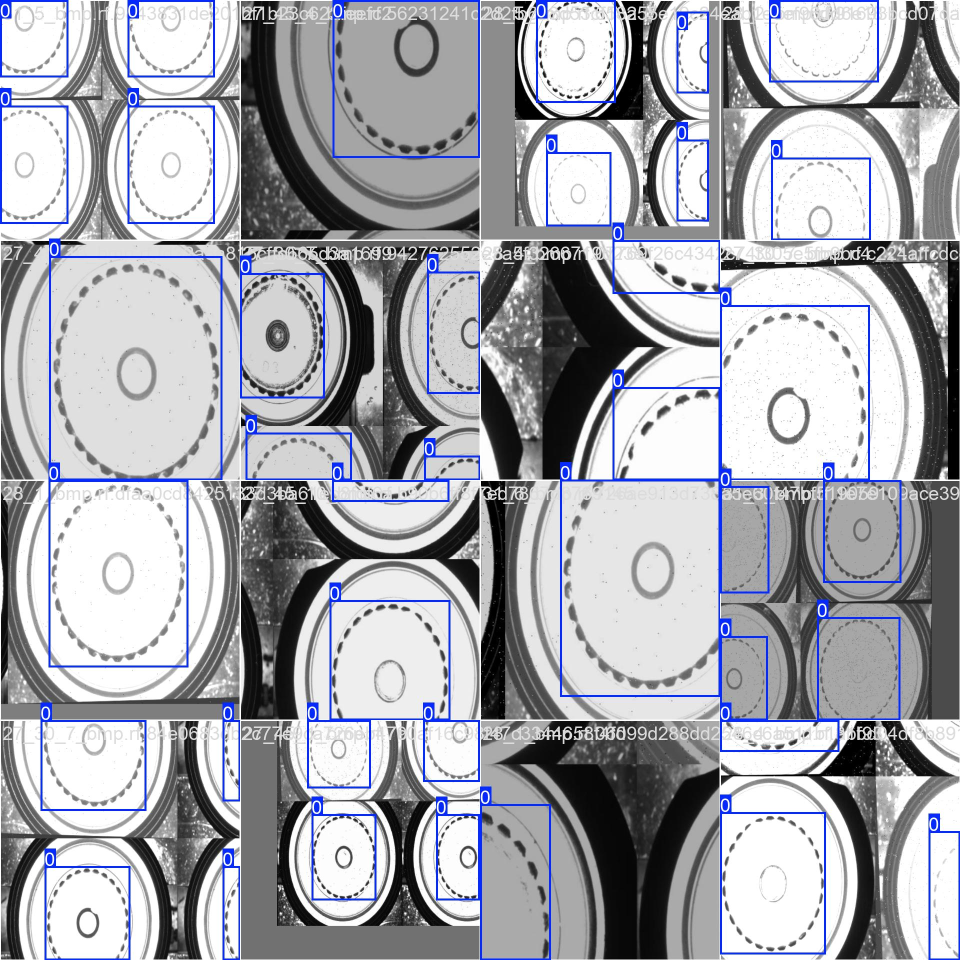
#> input picture dl_cluster/src/train_yolo8n_sizeup_boundingbox/train_batch0.jpg, 1920 x 1920 px (shown at 1/2 size); its folder holds only this picture in this run
$ python -i 8_clahe_hsv2.py   (imports and definitions only)
#> lines starting #> are read from the running program, lines starting #| are printed output that depends on the picture; after the words box and inside, x2 and y2 are one past the last pixel; in counts of white or black regions, pixels touching at a corner belong together
#> further down, picture is the input picture: shape (1920, 1920, 3); mean B, G, R 175.7, 168.9, 167.6
import cv2
import numpy as np
import os

# ==========================================
# 1. 설정 변수 (이 값을 조절해서 겉 테두리를 날리세요!)
# ==========================================
input_root_folder = r'C:\Users\박준형\Desktop\python-workspace\dl_cluster\data'
output_root_folder = r'C:\Users\박준형\Desktop\python-workspace\dl_cluster\ 8_clahe_hsv2'

# [핵심 1] 톱니바퀴 산 검출을 위한 검색 범위 (반지름 픽셀)
# 이 값보다 바깥쪽(겉 테두리 포함)은 아예 무시합니다.
# 이미지를 1300x1300으로 크롭하므로, 반지름은 최대 650입니다.
# 겉 테두리가 보통 550~600 부근에 있다면, 이를 500~520 정도로 제한하세요.
OUTER_LIMIT_RADIUS = 540

# 이 값보다 안쪽(센터홀)은 무시합니다.
INNER_LIMIT_RADIUS = 350

# 톱니(산)로 인정할 최소 간격
MIN_PEAK_DISTANCE = 15

# 크롭 크기
CROP_SIZE = 1500

# ==========================================
# 2. 유틸리티 함수
# ==========================================
# [18 lines left out: functions imread_korean, imwrite_korean, not called in this run]

# ==========================================
# 3. 중심 잡기 및 크롭 (V10 로직 재사용 - 가장 안정적)
# ==========================================
def get_centered_crop(img):
    h, w = img.shape[:2]
    gray = cv2.cvtColor(img, cv2.COLOR_BGR2GRAY)

    # 거리 변환으로 중심 찾기
    blurred = cv2.GaussianBlur(gray, (15, 15), 0)
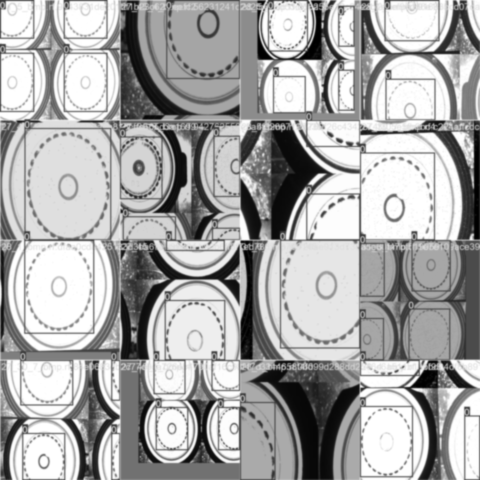
#> blurred: shape (1920, 1920) (shown at 1/4 size); min 0, max 255, mean 169.3
    _, thresh = cv2.threshold(blurred, 0, 255, cv2.THRESH_BINARY + cv2.THRESH_OTSU)
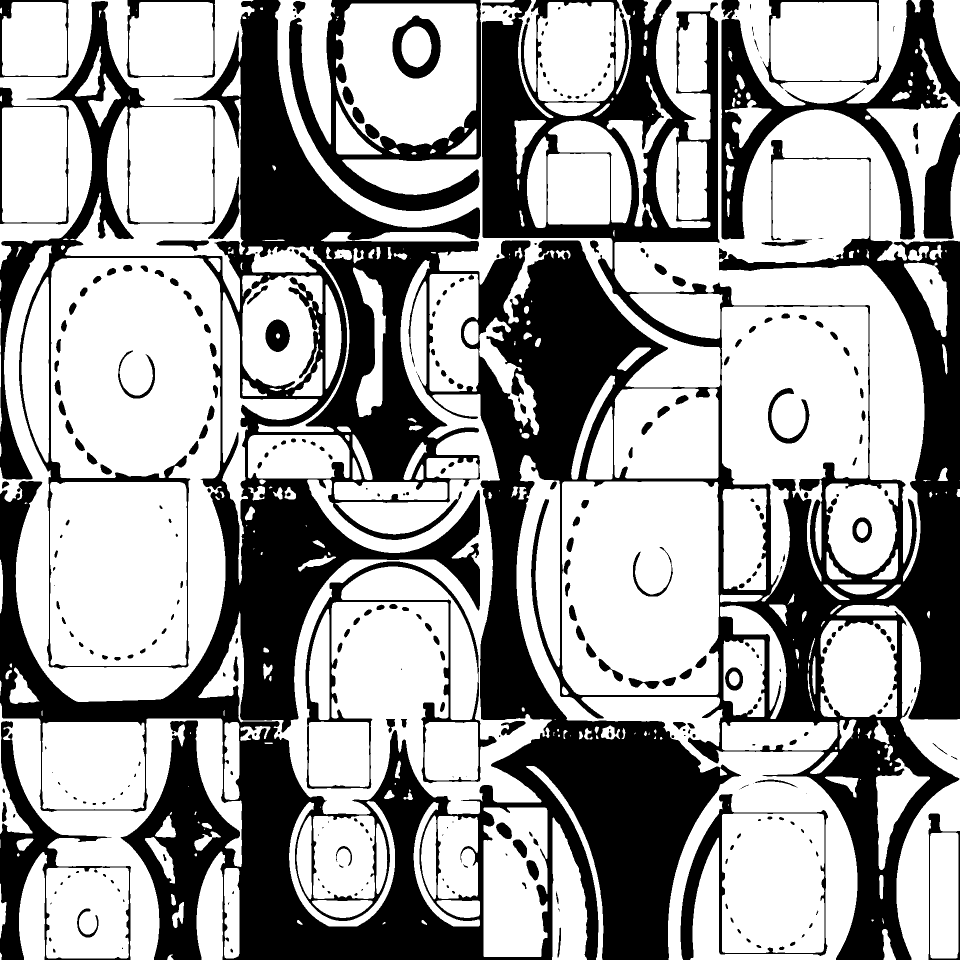
#> thresh: shape (1920, 1920) (shown at 1/2 size); 62.9% white; 350 black regions (60 under 20 px)

    # 배경이 흰색이면 반전
    if thresh[0, 0] == 255: thresh = cv2.bitwise_not(thresh)

    contours, _ = cv2.findContours(thresh, cv2.RETR_EXTERNAL, cv2.CHAIN_APPROX_SIMPLE)
#> contours = 330 contours, 93 with area under 20; largest, box (x1, y1, x2, y2) and area: (396, 520, 1104, 1629) 233628, (0, 491, 451, 1404) 217408, (1229, 0, 1920, 1163) 194792, (1124, 963, 1438, 1390) 131627, (1443, 613, 1737, 1203) 109013
    if not contours: return None

    best_cnt = max(contours, key=cv2.contourArea)
#> best_cnt = contour of 2593 points, box (x1, y1, x2, y2) (396, 520, 1104, 1629), area 233628
    mask = np.zeros_like(gray)
    cv2.drawContours(mask, [best_cnt], -1, 255, -1)
#> mask: shape (1920, 1920); 6.4% white; 1 white region, box (x1, y1, x2, y2) and area: (396, 520, 1104, 1629) 237182
    dist_transform = cv2.distanceTransform(mask, cv2.DIST_L2, 5)
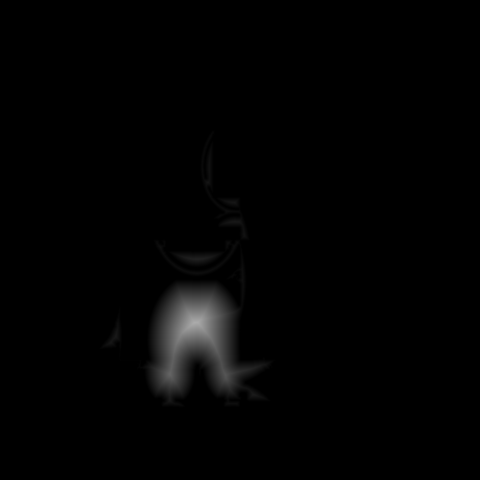
#> dist_transform: shape (1920, 1920) float32 (shown at 1/4 size); min 0, max 171.4, mean 2.7
    _, _, _, max_loc = cv2.minMaxLoc(dist_transform)
#> max_loc = (777, 1291)
    cx, cy = max_loc
#> cx = 777; cy = 1291

    # 패딩 및 크롭
    half = CROP_SIZE // 2
    x1, y1 = cx - half, cy - half
#> x1 = 27; y1 = 541
    x2, y2 = cx + half, cy + half
#> x2 = 1527; y2 = 2041

    # 패딩 추가
    pad_l = abs(x1) if x1 < 0 else 0
#> pad_l = 0
    pad_t = abs(y1) if y1 < 0 else 0
#> pad_t = 0
    pad_r = (x2 - w) if x2 > w else 0
#> pad_r = 0
    pad_b = (y2 - h) if y2 > h else 0
#> pad_b = 121

    if any([pad_l, pad_t, pad_r, pad_b]):
        img = cv2.copyMakeBorder(img, pad_t, pad_b, pad_l, pad_r, cv2.BORDER_CONSTANT, value=(255, 255, 255))
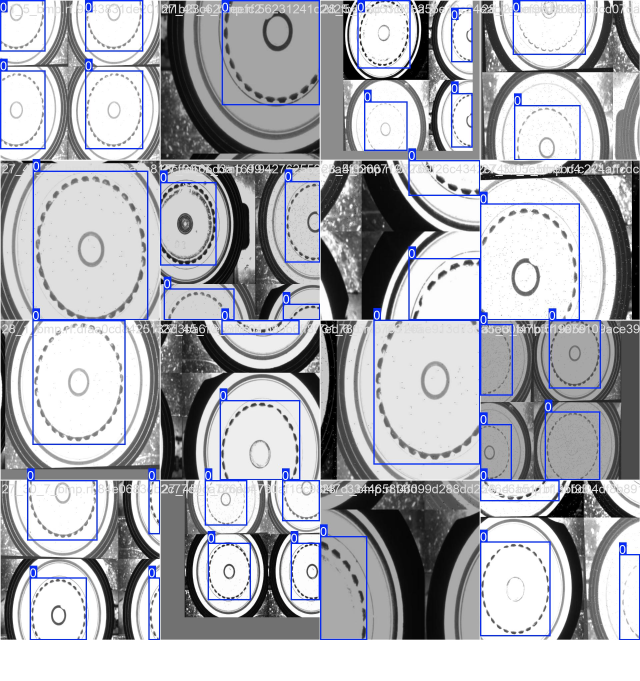
#> img: shape (2041, 1920, 3) (shown at 1/3 size); mean B, G, R 180.4, 174, 172.8
        x1, y1 = x1 + pad_l, y1 + pad_t
        x2, y2 = x2 + pad_l, y2 + pad_t

    return img[y1:y2, x1:x2]
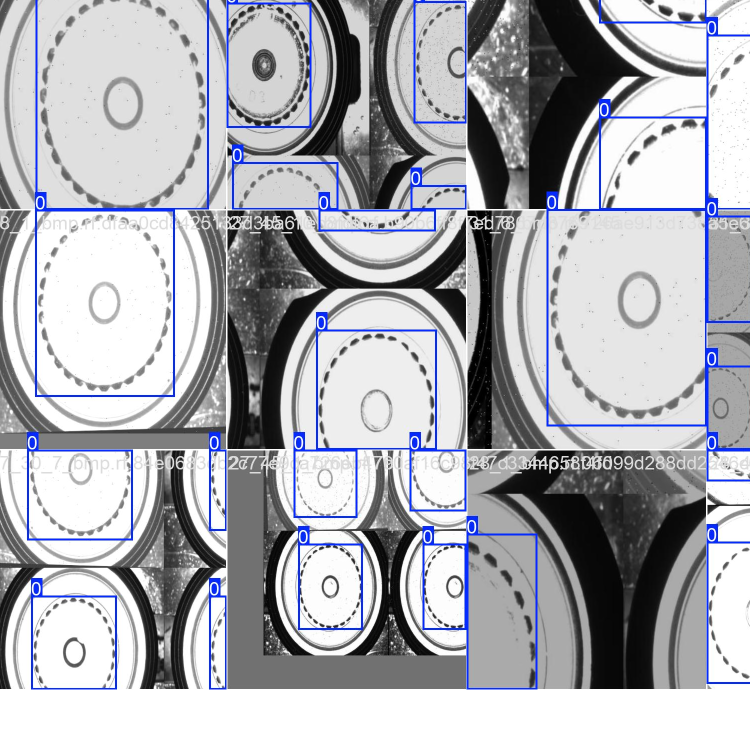
#> returned value: shape (1500, 1500, 3) (shown at 1/2 size); mean of channels 0, 1, 2 180.9, 174.7, 173.5; drawn as B, G, R

# ==========================================
# 4. [핵심 로직] 도넛 영역 마스킹 & 톱니 산 추출
# ==========================================
# [112 lines left out: functions extract_inner_spline_peaks, run_process, not called in this run]

# [2 lines not run here, left out]

>>> import cv2
>>> picture = cv2.imread('train_yolo8n_sizeup_boundingbox/train_batch0.jpg')
>>> result = get_centered_crop(picture)

$ run again, on dl_cluster/src/train_yolo8n_sizeup_boundingbox/train_batch1.jpg
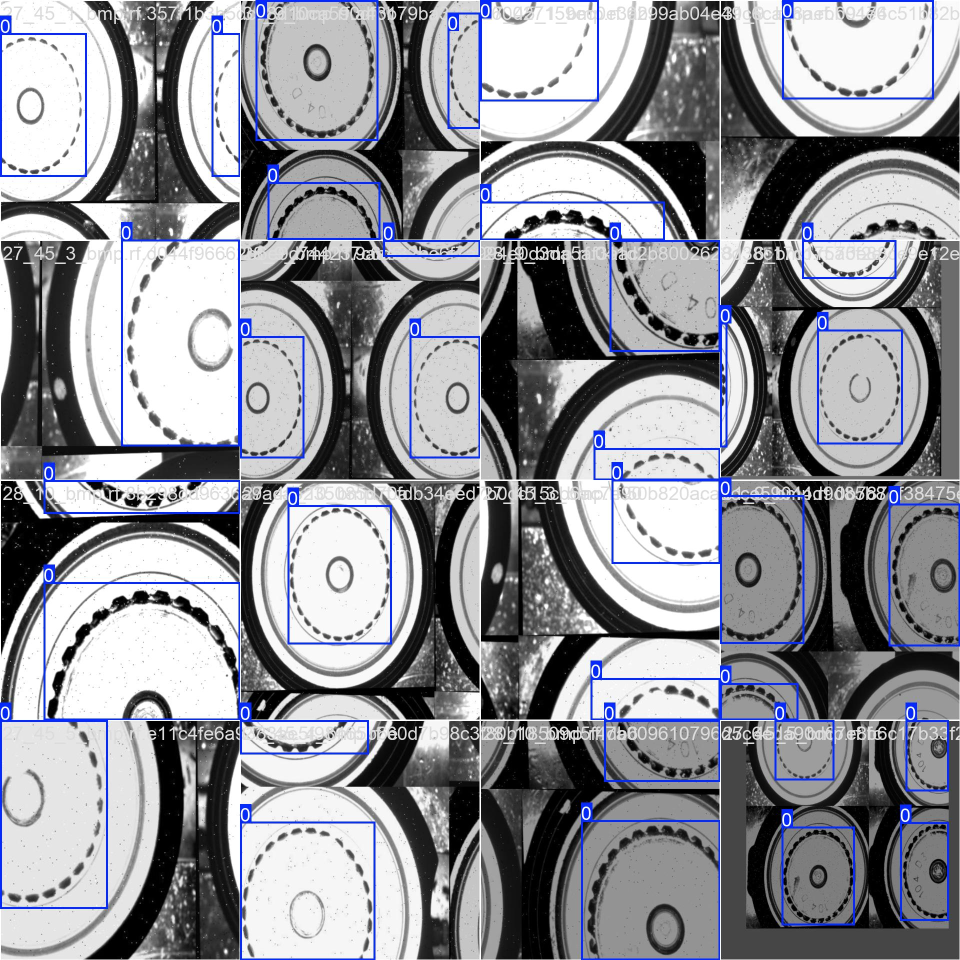
#> input picture dl_cluster/src/train_yolo8n_sizeup_boundingbox/train_batch1.jpg, 1920 x 1920 px (shown at 1/2 size)
#> picture is the input picture: shape (1920, 1920, 3); mean B, G, R 152, 145.5, 144.3
#> in get_centered_crop, `_, thresh = cv2.threshold(blurred, 0, 255, cv2.THRESH_BINARY + cv2.THR..`:
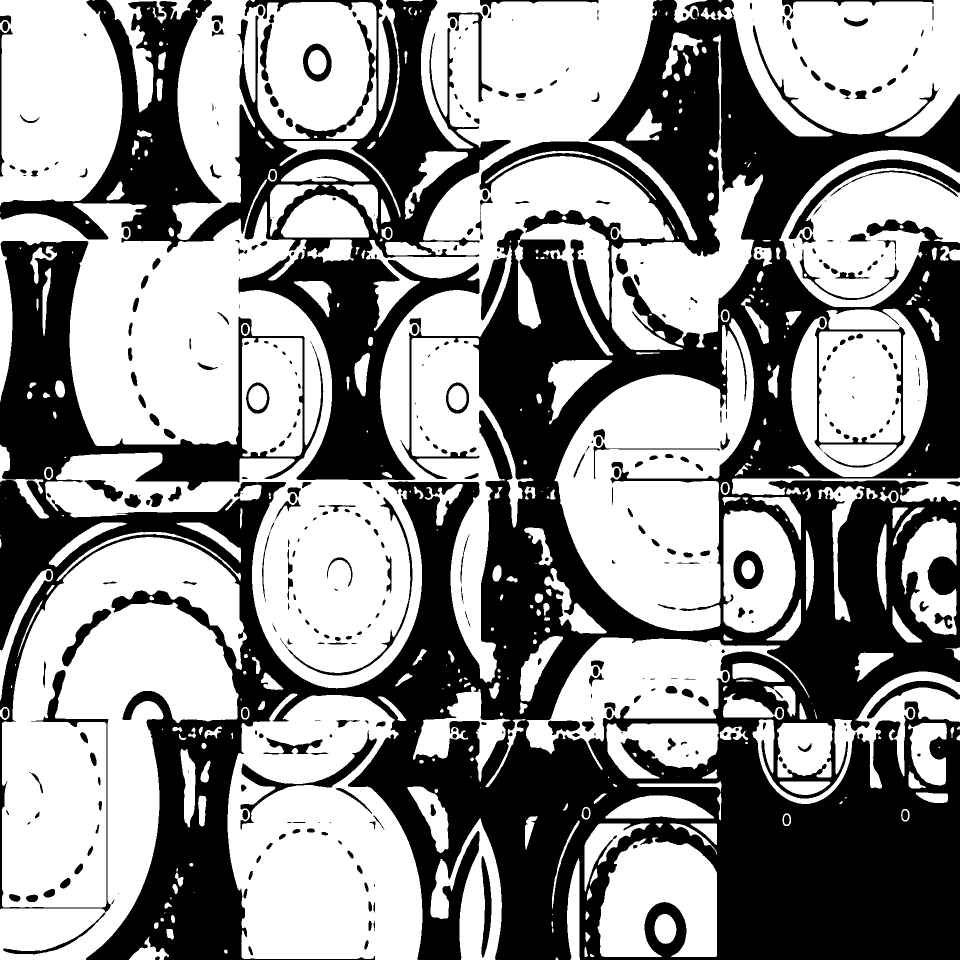
#> thresh: shape (1920, 1920) (shown at 1/2 size); 56.9% white; 428 black regions (79 under 20 px), largest, box (x1, y1, x2, y2) and area: (0, 0, 1920, 1920) 1265956, (0, 0, 1022, 960) 236783, (1577, 319, 1920, 478) 6904
#> contours = 281 contours, 72 with area under 20; largest, box (x1, y1, x2, y2) and area: (0, 0, 1920, 1920) 1857354, (0, 0, 1022, 960) 276002, (1577, 319, 1920, 478) 6503, (481, 1460, 754, 1660) 5014, (606, 87, 663, 163) 3288
#> best_cnt = contour of 10974 points, box (x1, y1, x2, y2) (0, 0, 1920, 1920), area 1857354
#> mask: shape (1920, 1920); 50.8% white; 24 black regions (3 under 20 px), largest, box (x1, y1, x2, y2) and area: (0, 0, 1395, 1377) 1130055, (0, 1074, 494, 1920) 260573, (455, 1387, 845, 1920) 166178
#> max_loc = (1919, 1919)
#> cx = 1919
#> x1 = 1169
#> x2 = 2669
#> pad_l = 0
#> pad_r = 749
#> in get_centered_crop, `return img[y1:y2, x1:x2]`:
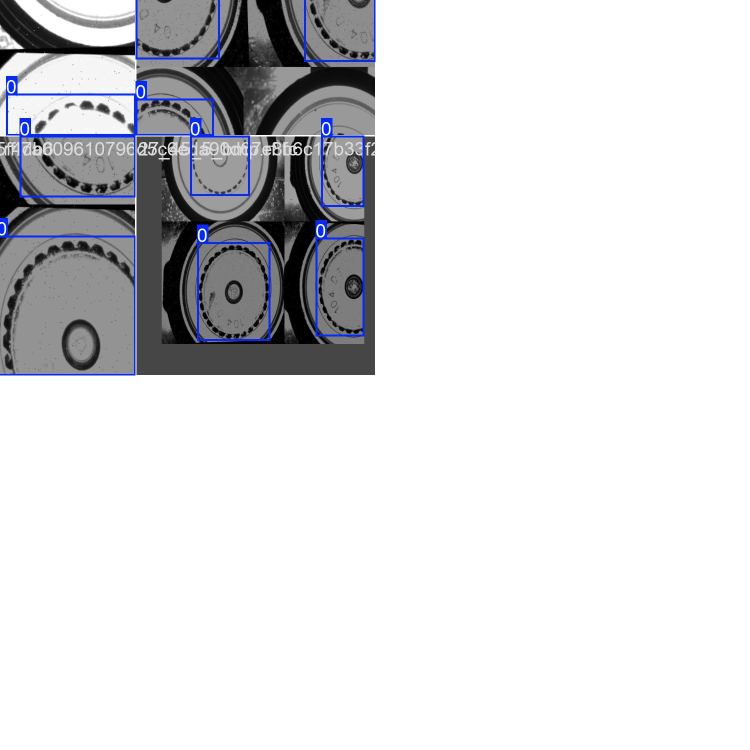
#> returned value: shape (1500, 1500, 3) (shown at 1/2 size); mean of channels 0, 1, 2 221.1, 218.8, 218.4; drawn as B, G, R

$ run again, on dl_cluster/src/train_yolo8n_sizeup_boundingbox/train_batch2.jpg
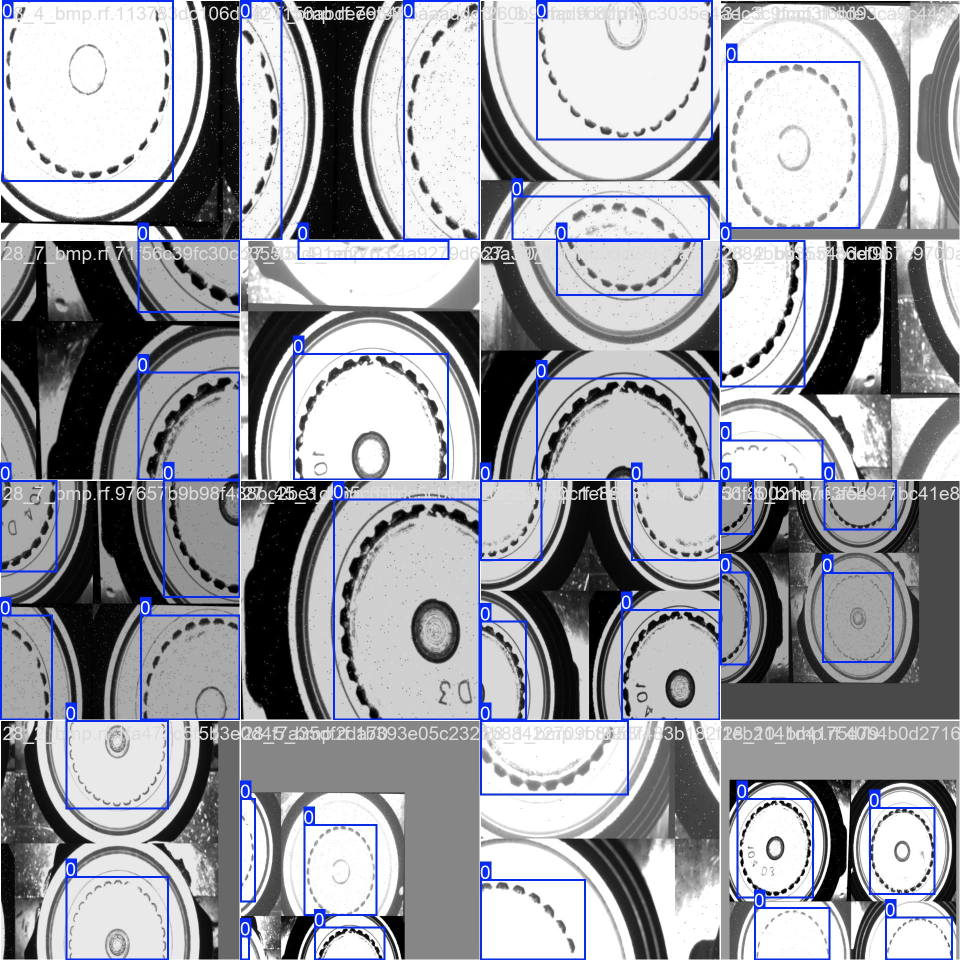
#> input picture dl_cluster/src/train_yolo8n_sizeup_boundingbox/train_batch2.jpg, 1920 x 1920 px (shown at 1/2 size)
#> picture is the input picture: shape (1920, 1920, 3); mean B, G, R 166.5, 159.4, 158.1
#> in get_centered_crop, `_, thresh = cv2.threshold(blurred, 0, 255, cv2.THRESH_BINARY + cv2.THR..`:
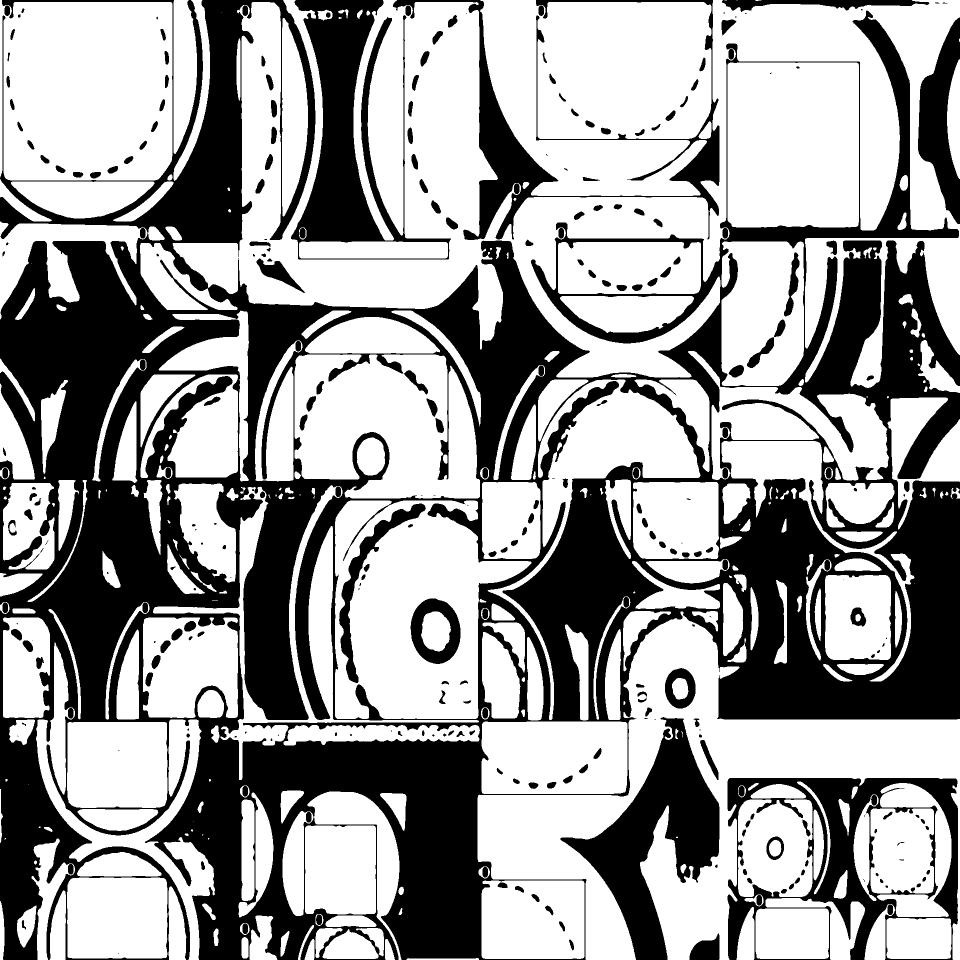
#> thresh: shape (1920, 1920) (shown at 1/2 size); 61.4% white; 298 black regions (56 under 20 px), largest, box (x1, y1, x2, y2) and area: (0, 0, 1920, 1920) 1135247, (582, 0, 902, 519) 56274, (1121, 1434, 1439, 1920) 55445
#> contours = 119 contours, 22 with area under 20; largest, box (x1, y1, x2, y2) and area: (0, 0, 1920, 1920) 2300279, (1455, 1556, 1916, 1920) 148826, (582, 0, 902, 519) 65600, (1121, 1434, 1439, 1920) 54844, (786, 0, 1439, 480) 35171
#> best_cnt = contour of 7932 points, box (x1, y1, x2, y2) (0, 0, 1920, 1920), area 2300279
#> mask: shape (1920, 1920); 62.8% white; 27 black regions, largest, box (x1, y1, x2, y2) and area: (345, 0, 1920, 776) 689359, (955, 1223, 1920, 1920) 415060, (0, 0, 345, 361) 121496
#> max_loc = (743, 1122)
#> cx = 743; cy = 1122
#> in get_centered_crop, `x1, y1 = cx - half, cy - half`: x1 = -7; y1 = 372
#> in get_centered_crop, `x2, y2 = cx + half, cy + half`: x2 = 1493; y2 = 1872
#> pad_l = 7
#> pad_t = 0
#> in get_centered_crop, `x2, y2 = x2 + pad_l, y2 + pad_t`: x2 = 1500
#> in get_centered_crop, `return img[y1:y2, x1:x2]`:
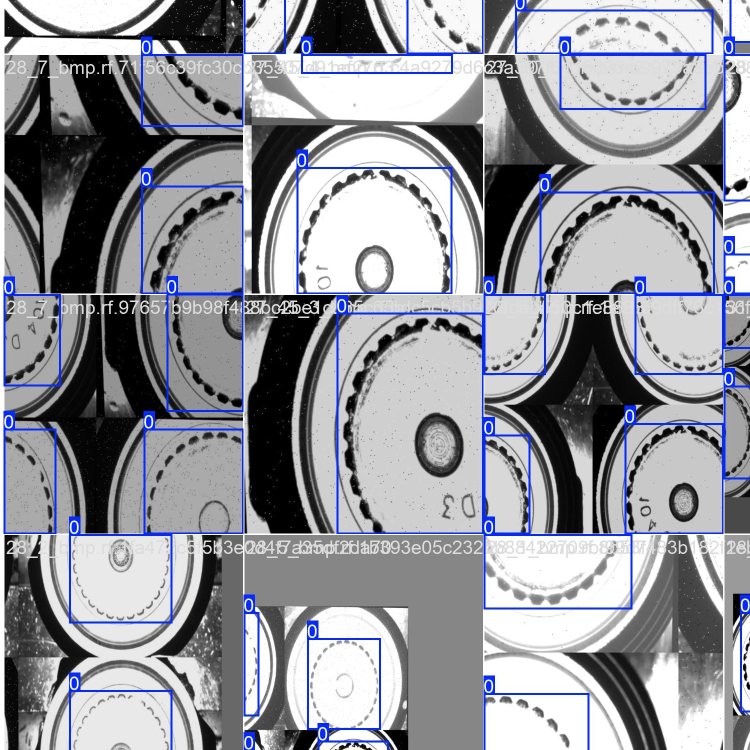
#> returned value: shape (1500, 1500, 3) (shown at 1/2 size); mean of channels 0, 1, 2 157.8, 150.2, 148.7; drawn as B, G, R
